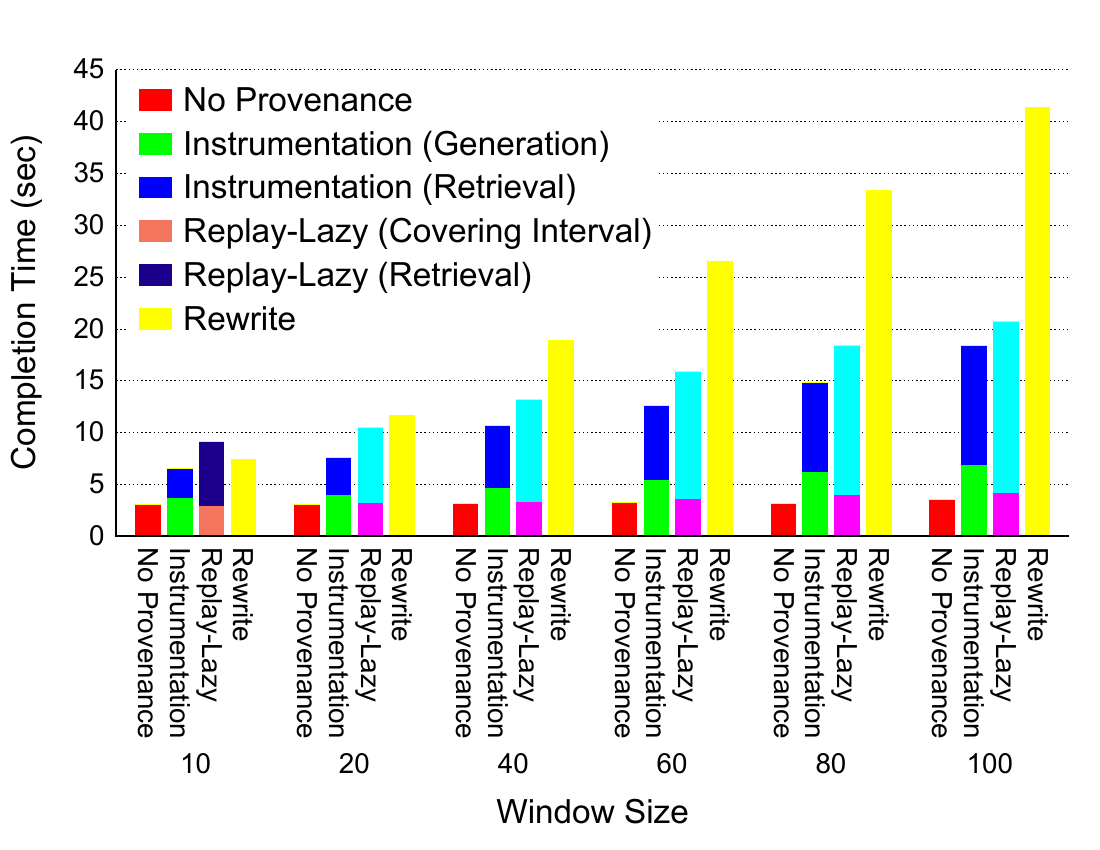

Source code (gnuplot):
set terminal postscript color enhanced
set output 'completion.ps'
unset title

set tmargin 0
set bmargin 12
set rmargin 0
set lmargin 4

set border 3 front linetype -1 linewidth 1.000
set boxwidth 0.8 absolute
set style fill   solid 1.00 noborder

set grid nopolar
set grid noxtics nomxtics ytics nomytics noztics nomztics \
 nox2tics nomx2tics noy2tics nomy2tics nocbtics nomcbtics
set grid layerdefault   linetype 0 linewidth 1.000,  linetype 0 linewidth 1.000

set key nobox autotitles columnhead Left reverse left
set key font "Arial,24"
set key width -13
set key samplen 2
set key spacing 4
set key maxrows 6

set style line 1 lt -1 lw 1 lc rgb "#FF0000" 
set style line 2 lt -1 lw 1 lc rgb "#00FF00"
set style line 3 lt -1 lw 1 lc rgb "#0000FF"
set style line 6 lt -1 lw 1 lc rgb "#FFFF00"
set style line 4 lt -1 lw 1 lc rgb "#F6765E"
set style line 5 lt -1 lw 1 lc rgb "#1D008D"

set style line 7 lt -1 lw 1 lc rgb "#FF0000" 
set style line 8 lt -1 lw 1 lc rgb "#00FF00"
set style line 9 lt -1 lw 1 lc rgb "#0000FF"
set style line 12 lt -1 lw 1 lc rgb "#FFFF00"
set style line 10 lt -1 lw 1 lc rgb "#F6765E"
set style line 11 lt -1 lw 1 lc rgb "#1D008D"

set style line 13 lt -1 lw 1 lc rgb "#FF0000" 
set style line 14 lt -1 lw 1 lc rgb "#00FF00"
set style line 15 lt -1 lw 1 lc rgb "#0000FF"
set style line 18 lt -1 lw 1 lc rgb "#FFFF00"
set style line 16 lt -1 lw 1 lc rgb "#F6765E"
set style line 17 lt -1 lw 1 lc rgb "#1D008D"

set style line 19 lt -1 lw 1 lc rgb "#FF0000" 
set style line 20 lt -1 lw 1 lc rgb "#00FF00"
set style line 21 lt -1 lw 1 lc rgb "#0000FF"
set style line 24 lt -1 lw 1 lc rgb "#FFFF00"
set style line 22 lt -1 lw 1 lc rgb "#F6765E"
set style line 23 lt -1 lw 1 lc rgb "#1D008D"

set style line 25 lt -1 lw 1 lc rgb "#FF0000" 
set style line 26 lt -1 lw 1 lc rgb "#00FF00"
set style line 27 lt -1 lw 1 lc rgb "#0000FF"
set style line 30 lt -1 lw 1 lc rgb "#FFFF00"
set style line 28 lt -1 lw 1 lc rgb "#F6765E"
set style line 29 lt -1 lw 1 lc rgb "#1D008D"

set style line 31 lt -1 lw 1 lc rgb "#FF0000" 
set style line 32 lt -1 lw 1 lc rgb "#00FF00"
set style line 33 lt -1 lw 1 lc rgb "#0000FF"
set style line 36 lt -1 lw 1 lc rgb "#FFFF00"
set style line 34 lt -1 lw 1 lc rgb "#F6765E"
set style line 35 lt -1 lw 1 lc rgb "#1D008D"


set style increment user


set style histogram rowstacked #title  offset character 2, 0.25, 0
set datafile missing '-'
set style data histograms
set datafile separator ";"

set xtics border in scale 1,0.5 nomirror rotate by -90  offset character 0, 0, 0 
set xtics font "Arial,20"
set ytics border in scale 0,0 mirror norotate  offset character 0, 0, 0 autofreq 
set ytics font "Arial,20"
set xlabel "\nWindow Size" font "Arial,24" offset 0,-2
set ylabel "Completion Time (sec)" font "Arial,24" offset -2,0
set yrange [0.0: ] noreverse nowriteback

plot newhistogram "{/Arial=20 10}" lt 1, 'completion.csv' using ($2/1000):xtic(1) , '' u ($3/1000) , '' u ($4/1000) , '' u ($5/1000) , '' u ($6/1000) , '' u ($7/1000), \
newhistogram "{/Arial=20 20}" lt 1, '' u ($8/1000):xtic(1) notitle, '' u ($9/1000) notitle, '' u ($10/1000) notitle, '' u ($11/1000) notitle, '' u ($12/1000) notitle, '' u ($13/1000) notitle, \
newhistogram "{/Arial=20 40}" lt 1, '' u ($14/1000):xtic(1) notitle, '' u ($15/1000) notitle, '' u ($16/1000) notitle, '' u ($17/1000) notitle, '' u ($18/1000) notitle, '' u ($19/1000) notitle, \
newhistogram "{/Arial=20 60}" lt 1, '' u ($20/1000):xtic(1) notitle, '' u ($21/1000) notitle, '' u ($22/1000) notitle, '' u ($23/1000) notitle, '' u ($24/1000) notitle, '' u ($25/1000) notitle, \
newhistogram "{/Arial=20 80}" lt 1, '' u ($26/1000):xtic(1) notitle, '' u ($27/1000) notitle, '' u ($28/1000) notitle, '' u ($29/1000) notitle, '' u ($30/1000) notitle, '' u ($31/1000) notitle,\
newhistogram "{/Arial=20 100}" lt 1, '' u ($32/1000):xtic(1) notitle, '' u ($33/1000) notitle, '' u ($34/1000) notitle, '' u ($35/1000) notitle, '' u ($36/1000) notitle, '' u ($37/1000) notitle
